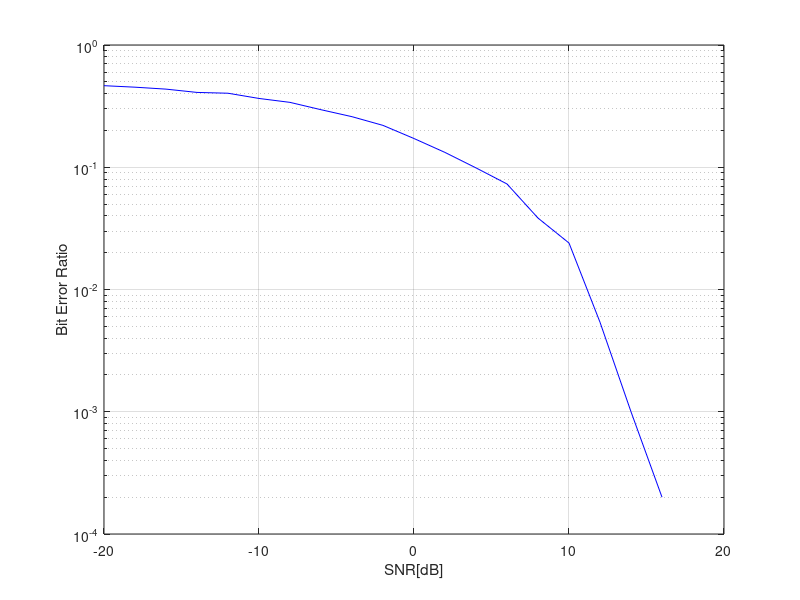

This chart was generated by the following MATLAB code:
%% setting of variables
ifft_size=64;
pilots=4;
no_carriers=52-pilots;
pst=(ifft_size/2)+1;
tx_databit=round(rand(1,5000));
ofdm_symbols=ceil((length(tx_databit))/no_carriers);
header=6;
footer=ifft_size-4;

%% OFDM Symbol matrix
ofdm_matrix=nan(ifft_size,ofdm_symbols);

%% BPSK
symbol_alphabet = [ 1, -1];
tx_symbol=symbol_alphabet(tx_databit+1);

%% placing guard bands
for dd=1:header
    ofdm_matrix(dd,:)=0;
end

for zz=footer:ifft_size
    ofdm_matrix(zz,:)=0;
end

%% ifft_bins
dd=0;
cyclic_prefix=[];
freq_dom=[];
for mm=1:ofdm_symbols
    for xx=header+1:footer-1
        dd=dd+1;
        %% insertion of 0 to incomplete OFDM symbol
        if dd>length(tx_symbol)
            ofdm_matrix(xx,mm)=0;
        else
            %% DC insertion
            if xx==pst
                ofdm_matrix(xx,mm)=0;
                dd=dd-1;
            
            %% Pilot insertion
            elseif xx==12 || xx==26 || xx==40 || xx==54
                ofdm_matrix(xx,mm)=4;
                dd=dd-1;
           
            %% Symbol insertion to subcarrier
            else
                ofdm_matrix(xx,mm)=tx_symbol(dd);
            end
        end 
        %% ifft of ofdm symbol
        freq_dom(:,mm)=ifft(ofdm_matrix(:,mm));
        
    end
   
end



%% Inserting cyclic prefix
for zz=1:ofdm_symbols
    row=freq_dom(:,zz);
    cyclic_prefix(:,zz)= row(49:64);
end

ext_new=[cyclic_prefix;freq_dom];

%% Parallel to Serial Conversion
ofdmed_=[];
ofdmed_=reshape(ext_new,1,[]);

%% Digital to analog conversion



%% RF front end


%% Channel modelling by Addition of AWGN over different SNRs
SNR_vecs=-20:2:20;
for ff=1:length(SNR_vecs)
    SNR=SNR_vecs(ff);
    distort_sig(ff,:)=awgn(ofdmed_,SNR,'measured');
end

%% Receiver!

%Obtaining different BERs for the different received signals
for aa=1:length(SNR_vecs)
    sig=distort_sig(aa,:);
    %Received databits over different SNRs
    rx_signal=reshape(sig,80,ofdm_symbols);
    
    % remove cyclic prefix
    ee=0;
    ee2=0;
    rx_=[];
    for rr=1:ofdm_symbols
        iter=rx_signal(:,rr);
        rx_ofdm=iter(17:80);
        rx_symbols(:,rr)=rx_ofdm;
        
        %Perform fft
        rx_fft(:,rr)=real(round(fft(rx_symbols(:,rr))));
        
        
        %Obtain received symbols
        for kk=1:ifft_size
       
            if kk<=header || kk>=footer || kk==12 || kk==26 || kk==40 || kk==33 || kk==54 || ee>=length(tx_databit)
                ee2=ee2+1;
        
        %elseif kk==12 || kk~=26 || kk~=40 || kk~=33 || kk~=54 
         %   ee2=ee2+1;
            else          
                ee=ee+1;
                rx_(ee)=rx_fft(kk,rr); 
            end
        end
    end
    %Obtain received databits
    rx_databits=[rx_<0];
    %Calculation of BER for different SNRs
    bit_error=sum(tx_databit~=rx_databits);
    BERs(aa,:)=bit_error/length(tx_databit);

end

%Plot
figure
semilogy(SNR_vecs, BERs,'b-')
xlabel('SNR[dB]')
ylabel('Bit Error Ratio')
grid on








